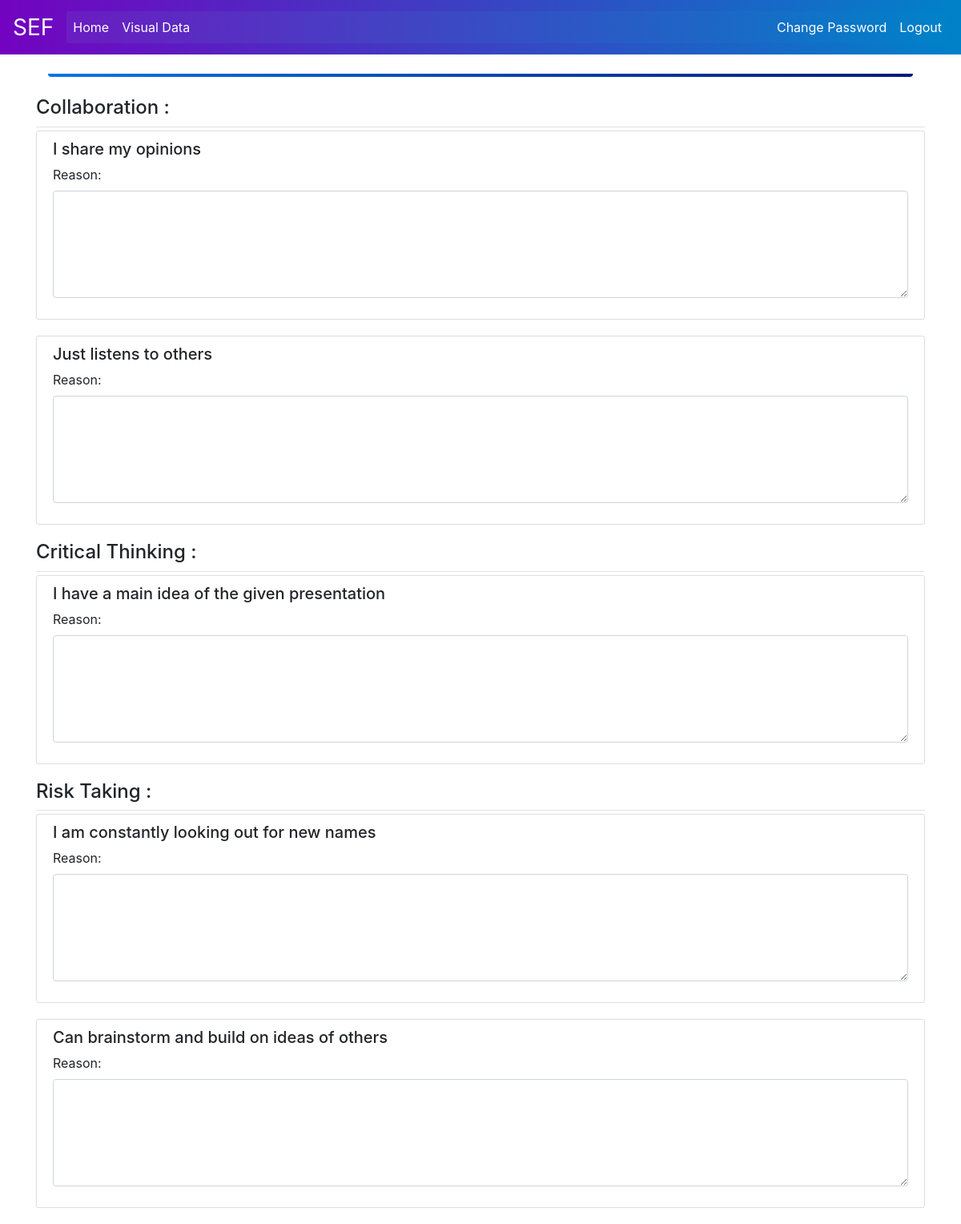
The app's page /teacher/form/5 (signed in), older data.
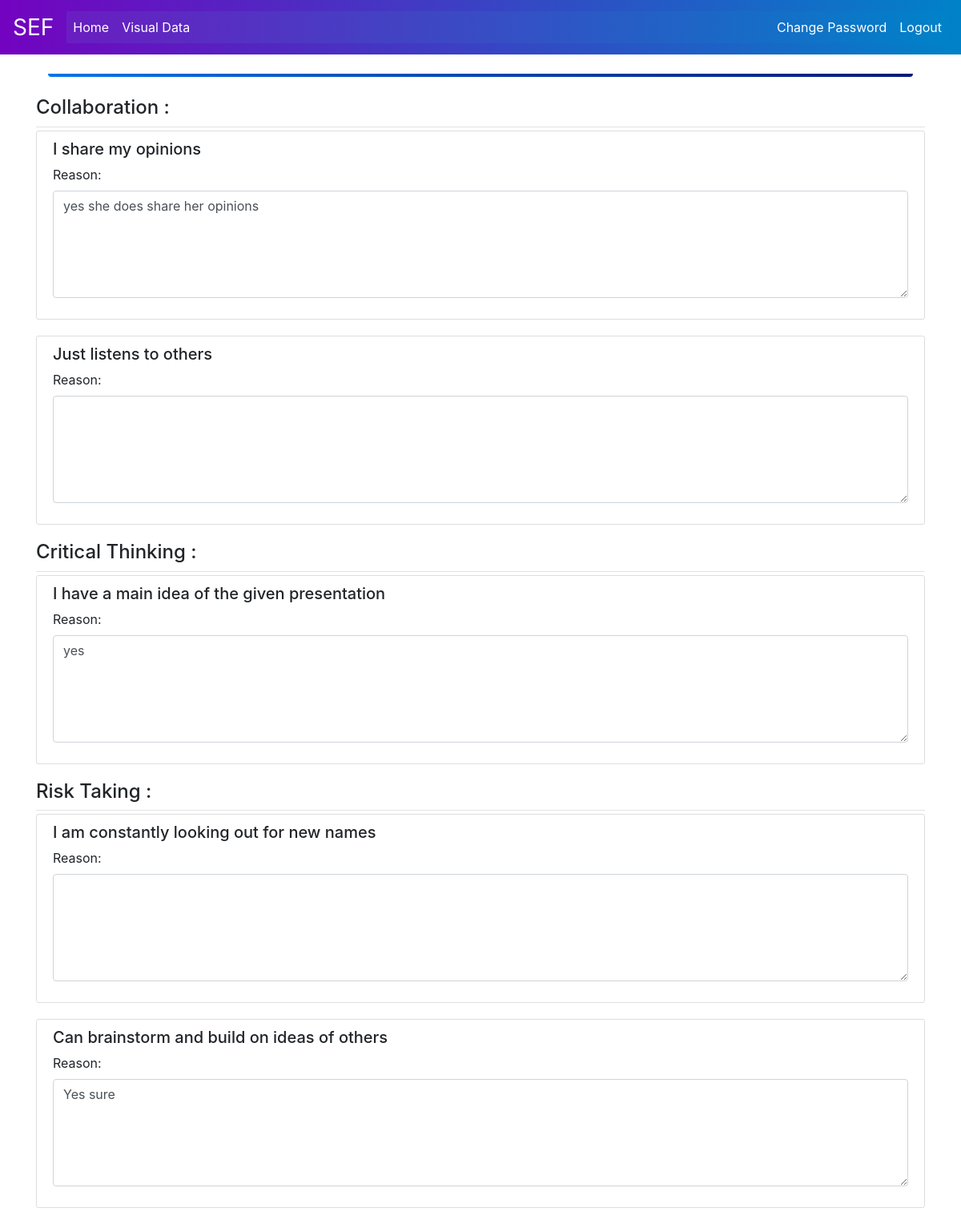
The same page, newer data.
### course/models.py (models this page shows, shortened)
class Course(models.Model):
	cname=models.CharField(max_length=100,default="#")
	skill=models.CharField(max_length=50,choices=choices)

class Response(models.Model):
	question=models.ForeignKey(Question,on_delete=models.CASCADE)
	teacher=models.ForeignKey(Teacher,on_delete=models.DO_NOTHING)
	student=models.ForeignKey(Student,on_delete=models.CASCADE)
	answer=models.CharField(max_length=255)
	description=models.CharField(max_length=255)
	bias=models.BooleanField(default=False)

### principal/views.py (the view)
# urls.py: path('teacher/form/<int:id>',principal_views.studentForm,name='student-form'),
@login_required
def studentForm(request,id):
    student_obj=Student.objects.filter(id=id).first()
    courses={
        "Collaboration":[],"Critical Thinking":[],"Risk Taking":[],
    }
    for course in choices:
        course_obj=Course.objects.filter(skill=course).first()
        questions=list(Question.objects.filter(course=course_obj).values_list('question',flat=True))
        for question in questions:
            response_obj=Response.objects.filter(student=student_obj,answer=question).first()
            if response_obj:
                courses[course].append((question,response_obj.description))
            else:
                courses[course].append((question,""))
    print(courses)
    context={
        'courses':courses
    }
    return render(request,"principal/show_form.html",context=context)

### principal/templates/principal/show_form.html (shortened to what this page needs)
{% extends 'principal/base.html' %}
{% load crispy_forms_tags %}
{% block content %}
	<div class="container mt-4 mb-4">
		<div style="height: .25rem;width:100%;background-image: linear-gradient(to right,#0575E6,#021B79); border-bottom-right-radius: 4px; border-bottom-left-radius: 4px; "></div>
	</div>
	<form>
		{% for course,questions in courses.items %}
            <div class="article-metadata">
                <h4>{{ course }} : </h4>
            </div>
            {% for question in questions %}
			<article class="media content-section">
			  <div class="media-body">
                    <div class="row form-row">
                        <div class="col">
                          <label class="form-check-label" for="customCheck"><h5>{{ question.0 }}</h5></label>
                        </div>
                    </div>
                    <div class="form-group">
                        <label for="comment">Reason:</label>
                        <textarea class="form-control" rows="5" id="{{ question }} reason" name="{{ question }} reason" >{{ question.1 }}</textarea>
                    </div>
			</div>
            </article>
            {% endfor %}
		{% endfor %}
	</form>
{% endblock content %}

Row changes from the older to the newer data that the page shows:
added Response: description "yes she does share her opinions"
added Response: description "yes"
added Response: description "Yes sure"
